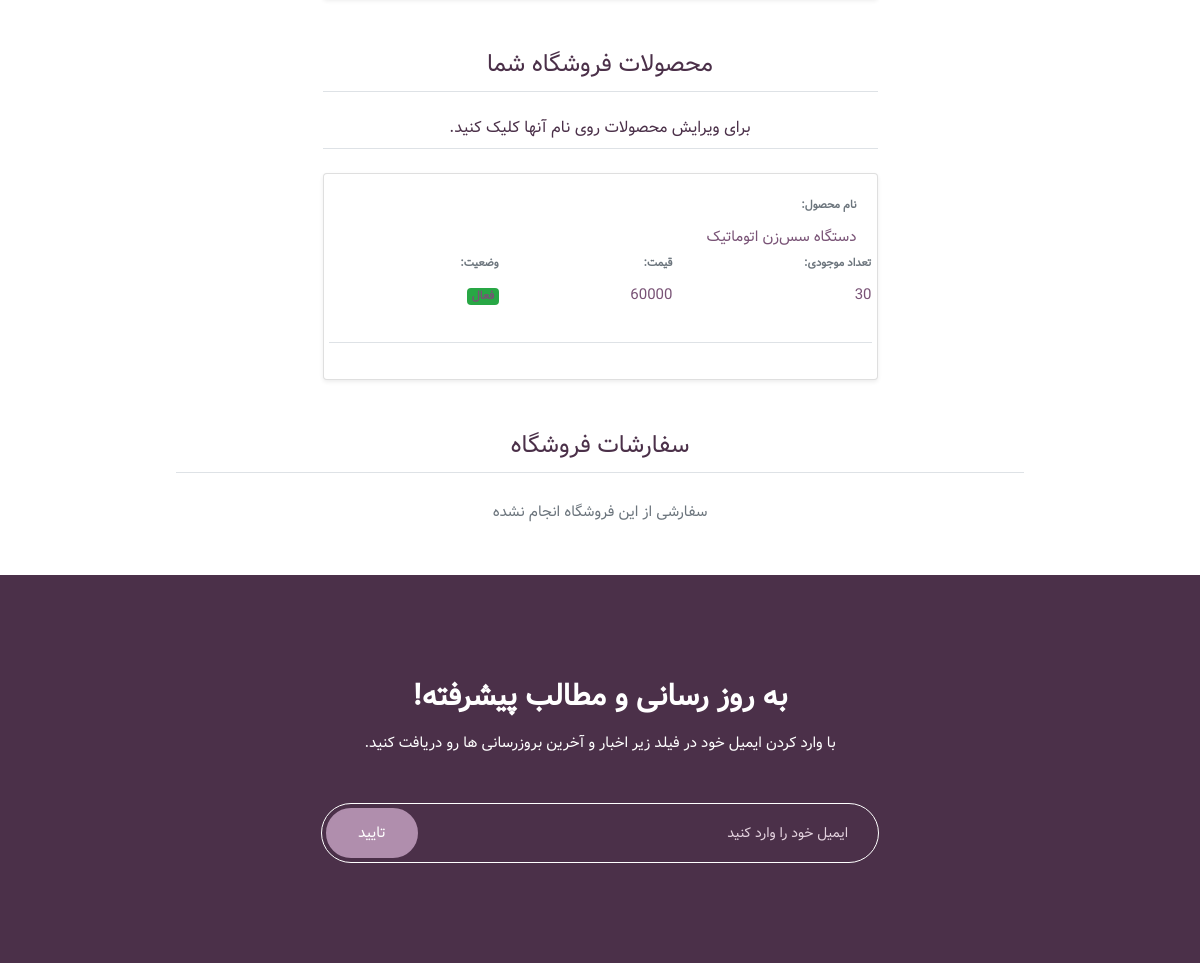
/store/detail/ (signed in, middle part), run on an earlier commit of the app's database.
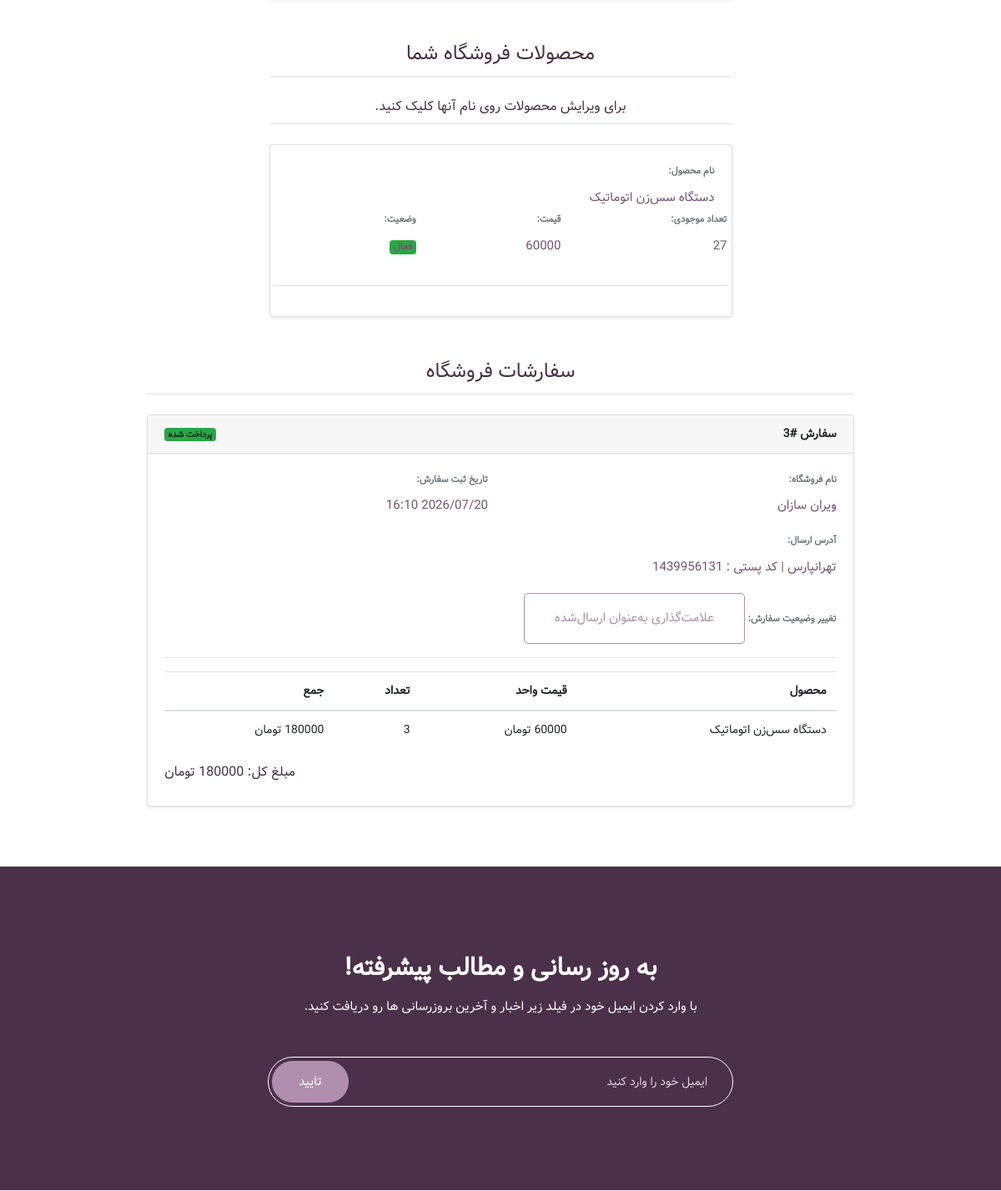
And on a later commit of the database.
### product/models.py (models this page shows, shortened)
class Product(SluggedModel):
    store = models.ForeignKey(
        "store.Store",
        on_delete=models.CASCADE,
        related_name='products',
        verbose_name='فروشگاه'
    )
    category = models.ForeignKey(
        "Category",
        related_name='products',
        on_delete=models.PROTECT
    )
    name = models.CharField(
        verbose_name='نام محصول',
        max_length=255
    )
    description = models.TextField(
        verbose_name='توضیحات'
    )
    price = models.PositiveIntegerField(
        verbose_name='قیمت'
    )
    stock = models.PositiveIntegerField(
        verbose_name='موجودی انبار'
    )
    is_active = models.BooleanField(
        verbose_name='وضعیت',
        default=True
    )
    class Meta:
        verbose_name = 'محصول'
        verbose_name_plural = 'محصولات'
        ordering = ['store']

### order/models.py (models this page shows, shortened)
class Order(TimeStampedModel):
    class Status(models.TextChoices):
        PENDING = 'pending', 'در انتظار پرداخت'
        PAID = 'paid', 'پرداخت شده'
        SHIPPED = 'shipped', 'ارسال شده'
        DELIVERED = 'delivered', 'تحویل داده شده'
    user = models.ForeignKey(
        settings.AUTH_USER_MODEL,
        on_delete=models.PROTECT,
        related_name='orders',
        verbose_name='کاربر'
    )
    store = models.ForeignKey(
        'store.Store',
        on_delete=models.PROTECT,
        related_name='orders',
        verbose_name='فروشگاه'
    )
    status = models.CharField(
        max_length=10,
        choices=Status.choices,
        default=Status.PENDING,
        verbose_name='وضعیت'
    )
    shipping_address = models.TextField(verbose_name='آدرس ارسال')
    class Meta:
        verbose_name = 'سفارش'
        verbose_name_plural = 'سفارش ها'
    @property
    def total_price(self):
        return sum(item.total_price for item in self.items.all())

class OrderItem(TimeStampedModel):
    order = models.ForeignKey(
        'Order',
        on_delete=models.CASCADE,
        related_name='items',
        verbose_name='سفارش ها'
    )
    product = models.ForeignKey(
        'product.Product',
        on_delete=models.PROTECT,
        related_name='order_items',
        verbose_name='محصول'
    )
    product_name = models.CharField(
        max_length=255,
        verbose_name='نام محصول'
    )
    price = models.PositiveIntegerField(
        verbose_name='قیمت محصول'
    )
    quantity = models.PositiveIntegerField(
        verbose_name='تعداد'
    )
    @property
    def total_price(self):
        return self.price * self.quantity

### store/models.py (models this page shows, shortened)
class Store(SluggedModel):
    owner = models.OneToOneField(
        settings.AUTH_USER_MODEL,
        on_delete=models.CASCADE,
        related_name='store',
        verbose_name='مالک فروشگاه'
    )
    store_name = models.CharField(
        verbose_name='اسم فروشگاه',
        max_length=255,
    )
    store_logo = models.ImageField(
        verbose_name='لوگوی فروشگاه',
        upload_to='store_logo/%Y/%m/%d/',
        validators=[validate_file_size],
        blank=True,
        null=True
    )
    store_phone = models.CharField(
        verbose_name='شماره تماس فروشگاه',
        max_length=20,
        unique=True
    )
    is_active = models.BooleanField(
        verbose_name='فعال بودن فروشگاه',
        default=False
    )
    class Meta:
        verbose_name = 'فروشگاه'
        verbose_name_plural = 'فروشگاه ها'
        ordering = ['-created_at']

### store/views.py (the view)
# urls.py: path('detail/', views.store_detail, name='detail'),
@login_required
@store_required()
def store_detail(request):
    return render(request, 'store/store_detail.html')

### store/templates/store/store_detail.html (shortened to what the changed rows need)
{% extends 'base.html' %}
{% load static %}
{% block content %}
    {% if user.is_authenticated %}
    <div class="container my-5">
        <div class="row justify-content-center">
            <div class="col-12 col-md-8 col-lg-6">
                <div class="card shadow-sm">
                    <div class="card-body">
                        {% if user.store.products.exists %}
                            {% for product in user.store.products.all %}
                            <div class="row mb-3 border-bottom pb-3">
                                <div class="col-12">
                                    <label class="font-weight-bold text-muted small">نام محصول:</label>
                                    <a href="{% url 'product:product_update' pk=product.id %}"><p class="mb-0">{{ product.name }}</p></a>
                                </div>
                                <div class="row mb-3">
                                    <div class="col-12">
                                        <label class="font-weight-bold text-muted small">تعداد موجودی:</label>
                                        <p class="mb-0">{{ product.stock }} </p>
                                    </div>
                                </div>
                                <div class="row mb-3">
                                    <div class="col-12">
                                        <label class="font-weight-bold text-muted small">قیمت:</label>
                                        <p class="mb-0">{{ product.price }}</p>
                                    </div>
                                </div>
                                <div class="row mb-3">
                                    <div class="col-12">
                                        <label class="font-weight-bold text-muted small">وضعیت:</label>
                                        <p class="mb-0">
                                            {% if product.is_active %}
                                                <span class="badge bg-success">فعال</span>
                                            {% else %}
                                                <span class="badge bg-warning text-dark">غیر فعال</span>
                                            {% endif %}
                                        </p>
                                    </div>
                                </div>
                            </div>
                            {% empty %}
                            <p class="text-center text-muted">شما هنوز محصولی ثبت نکرده اید.</p>
                            {% endfor %}
                        {% else %}
                            <p class="text-center text-muted">شما هنوز محصولی ثبت نکرده اید.</p>
                        {% endif %}
                    </div>
                </div>
            </div>
        </div>
    </div>
    {% endif %}
    <div class="container my-5">
        <div class="row justify-content-center">
            <div class="col-12 col-lg-9">
                <h3 class="mb-4 text-center border-bottom pb-2">سفارشات فروشگاه</h3>
                {% if user.store.orders.exists %}
                    {% for order in user.store.orders.all %}
                    <div class="card shadow-sm mb-4">
                        <div class="card-header d-flex justify-content-between align-items-center">
                            <span class="font-weight-bold">سفارش #{{ order.id }}</span>
                            <span>
                                {% if order.status == 'paid' %}
                                    <span class="badge bg-success">پرداخت شده</span>
                                {% elif order.status == 'shipped' %}
                                    <span class="badge bg-info">ارسال شده</span>
                                {% elif order.status == 'delivered' %}
                                    <span class="badge bg-primary">تحویل داده شده</span>
                                {% else %}
                                    <span class="badge bg-warning text-dark">در انتظار پرداخت</span>
                                {% endif %}
                            </span>
                        </div>
                        <div class="card-body">
                            <div class="row mb-3">
                                <div class="col-12 col-md-6">
                                    <label class="font-weight-bold text-muted small">نام فروشگاه:</label>
                                    <p class="mb-0">{{ order.store.store_name }}</p>
                                </div>
                                <div class="col-12 col-md-6">
                                    <label class="font-weight-bold text-muted small">تاریخ ثبت سفارش:</label>
                                    <p class="mb-0">{{ order.created_at|date:"Y/m/d H:i" }}</p>
                                </div>
                            </div>
                            <div class="row mb-3">
                                <div class="col-12">
                                    <label class="font-weight-bold text-muted small">آدرس ارسال:</label>
                                    <p class="mb-0">{{ order.shipping_address }}</p>
                                </div>
                            </div>
                            <div class="row mb-3">
                                <div class="col-12">
                                    <label class="font-weight-bold text-muted small">تغییر وضیعیت سفارش:</label>
                                    {% if order.status == 'paid' %}
                                        <form action="{% url 'order:update_status' order.id %}" method="post" class="d-inline">
                                            <button type="submit" class="btn_3">علامت‌گذاری به‌عنوان ارسال‌شده</button>
                                        </form>
                                    {% elif order.status == 'shipped' %}
                                        <form action="{% url 'order:update_status' order.id %}" method="post" class="d-inline">
                                            {% csrf_token %}
                                            <input type="hidden" name="status" value="delivered">
                                            <button type="submit" class="btn_3">علامت‌گذاری به‌عنوان تحویل‌شده</button>
                                        </form>
                                    {% endif %}
                                </div>
                            </div>
                            <hr>
                            <div class="table-responsive">
                                <table class="table">
                                    <thead>
                                        <tr>
                                            <th>محصول</th>
                                            <th>قیمت واحد</th>
                                            <th>تعداد</th>
                                            <th>جمع</th>
                                        </tr>
                                    </thead>
                                    <tbody>
                                        {% for item in order.items.all %}
                                        <tr>
                                            <td>{{ item.product_name }}</td>
                                            <td>{{ item.price|floatformat:0 }} تومان</td>
                                            <td>{{ item.quantity }}</td>
                                            <td>{{ item.total_price|floatformat:0 }} تومان</td>
                                        </tr>
                                        {% endfor %}
                                    </tbody>
                                </table>
                            </div>
                            <div class="text-left">
                                <h5>مبلغ کل: {{ order.total_price|floatformat:0 }} تومان</h5>
                            </div>
                        </div>
                    </div>
                    {% endfor %}
                {% else %}
                    <p class="text-center text-muted">سفارشی از این فروشگاه انجام نشده</p>
                {% endif %}
            </div>
        </div>
    </div>
{% endblock content %}

What changed in the data, as far as the page shows it:
changed Product "دستگاه سس‌زن اتوماتیک": stock "30" → "27"
added Order: id "3", status "پرداخت شده", store.store_name "ویران سازان", created_at "2026/07/20 16:10", shipping_address "تهرانپارس | کد پستی : 1439956131"
added OrderItem: product_name "دستگاه سس‌زن اتوماتیک", quantity "3"
Also different on the page:
text no longer shown: "سفارشی از این فروشگاه انجام نشده"
